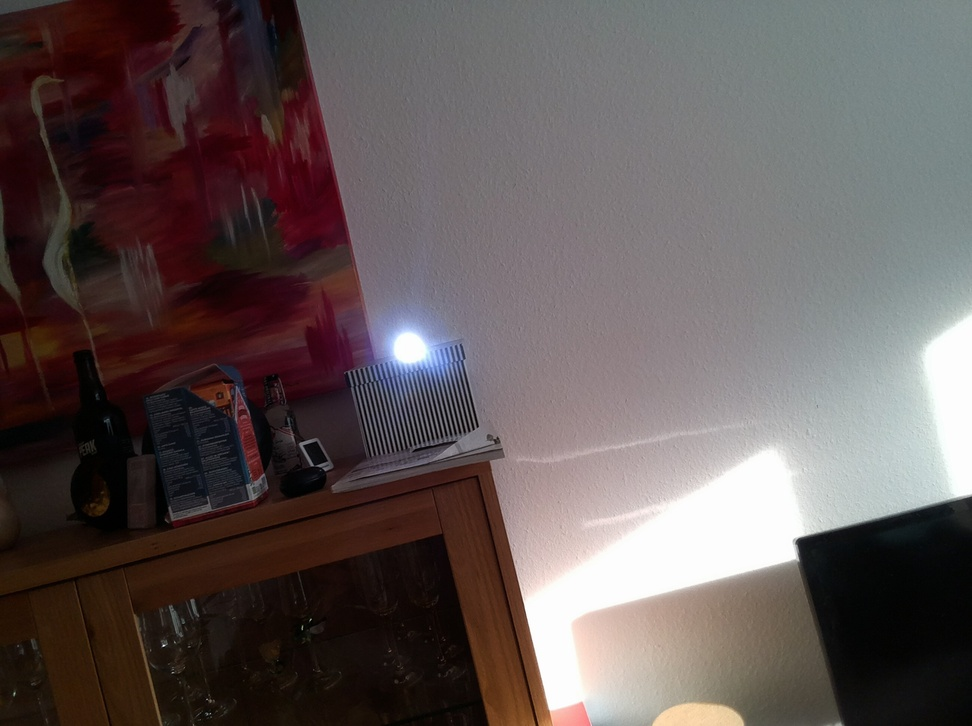
#> input picture testImages/TestImage.jpg, 972 x 726 px, shrunk from 2048 x 1530 before the run, found by its file name
$ python imageFilterTest.py   (older library calls are emulated)
#> lines starting #> are read from the running program, lines starting #| are printed output that depends on the picture; after the words box and inside, x2 and y2 are one past the last pixel; in counts of white or black regions, pixels touching at a corner belong together
import numpy as np
from PIL import Image
import matplotlib.pyplot as plt
import matplotlib.image as mpimg
import scipy.ndimage as ndimage
import scipy.misc as misc


#load image from file
image = Image.open('testImages\TestImage.jpg')
#> image is the input picture: PIL image 972x726 RGB; mean R, G, B 97.5, 86.9, 86.1

#convert image to numpy array
imageArray = np.asarray(image)

#convert image to grayscale
imageArrayGray = np.asarray(image.convert('L'))
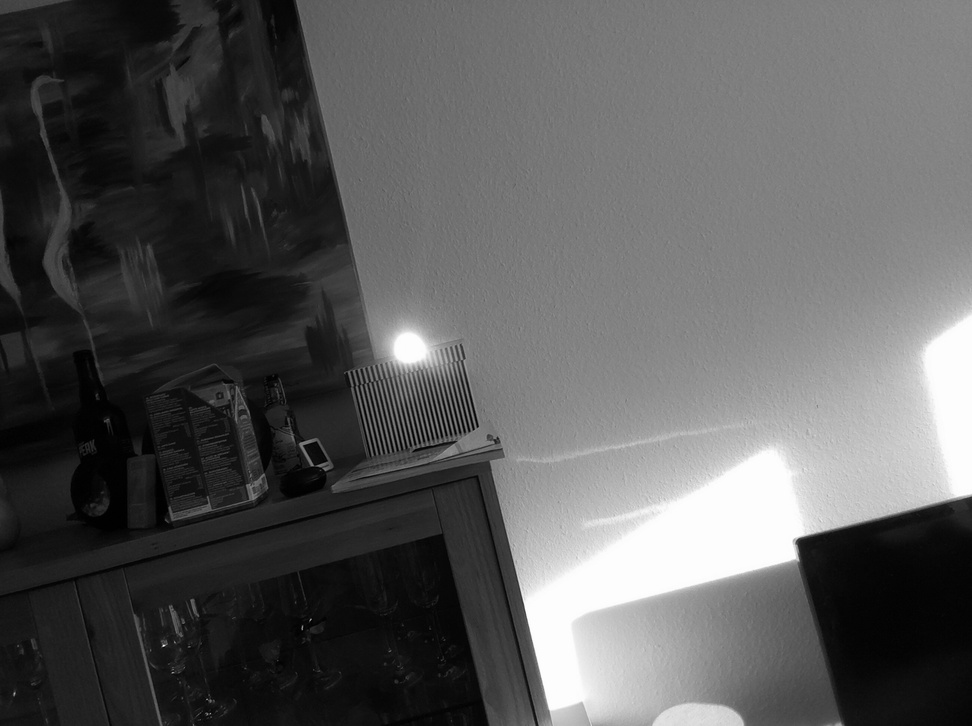
#> imageArrayGray: shape (726, 972); min 0, max 255, mean 90

#convert image to black and white
#imageBW = np.asarray(image.convert('1'))
imageBW = imageArrayGray / 250
imageBW = np.power(imageBW,2)
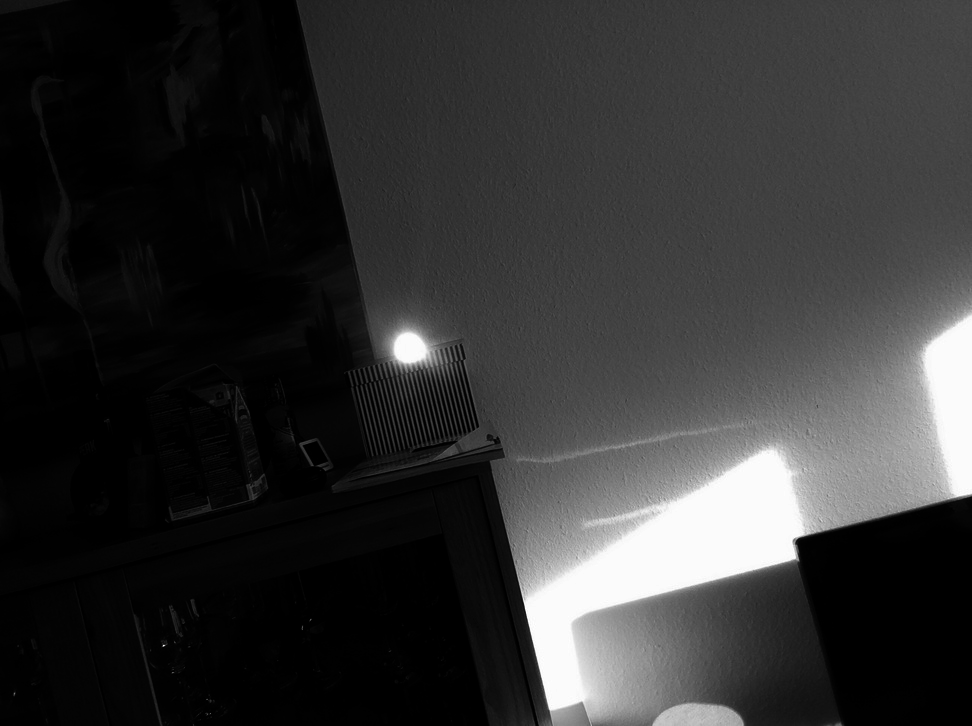
#> imageBW: shape (726, 972) float64; min 0, max 1.04, mean 0.205; drawn with min black and max white
imageBW = imageBW > 1
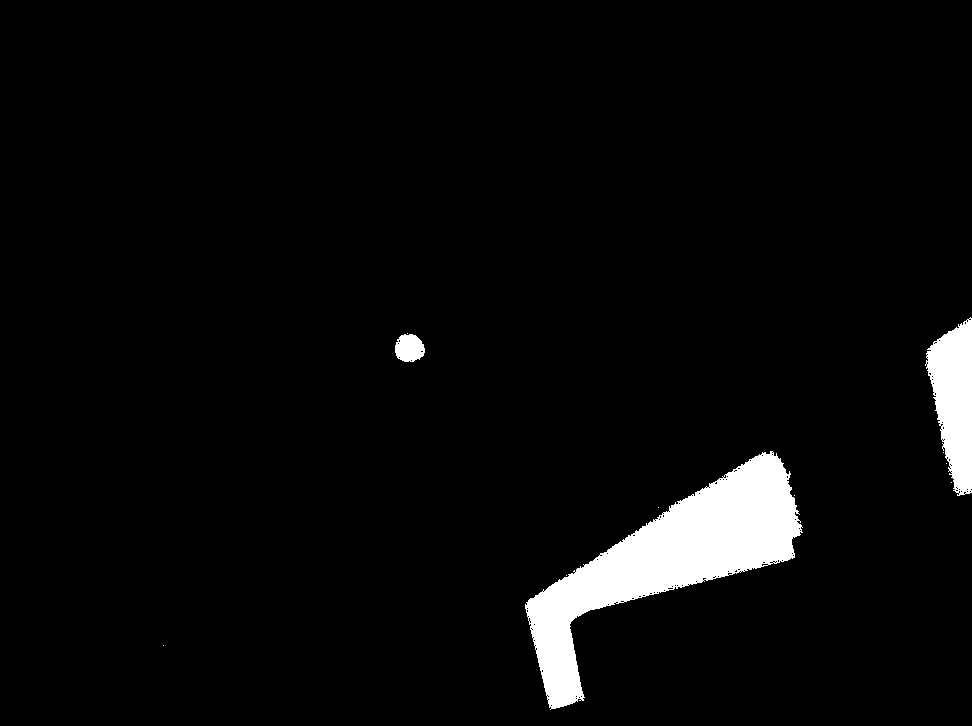
#> imageBW: shape (726, 972) bool; 4.1% white; 11 white regions (8 under 20 px), largest, box (x1, y1, x2, y2) and area: (525, 451, 803, 710) 23114, (925, 317, 972, 496) 5478, (395, 334, 425, 362) 654
imageBW = imageBW * 255


print(imageBW.min())
#| 0
print(imageBW.max())
#| 255

#> (the run stopped early here; a loop or call above may not have finished)

$ run again, with testImages/1683118246142.png saved as testImages/TestImage.jpg
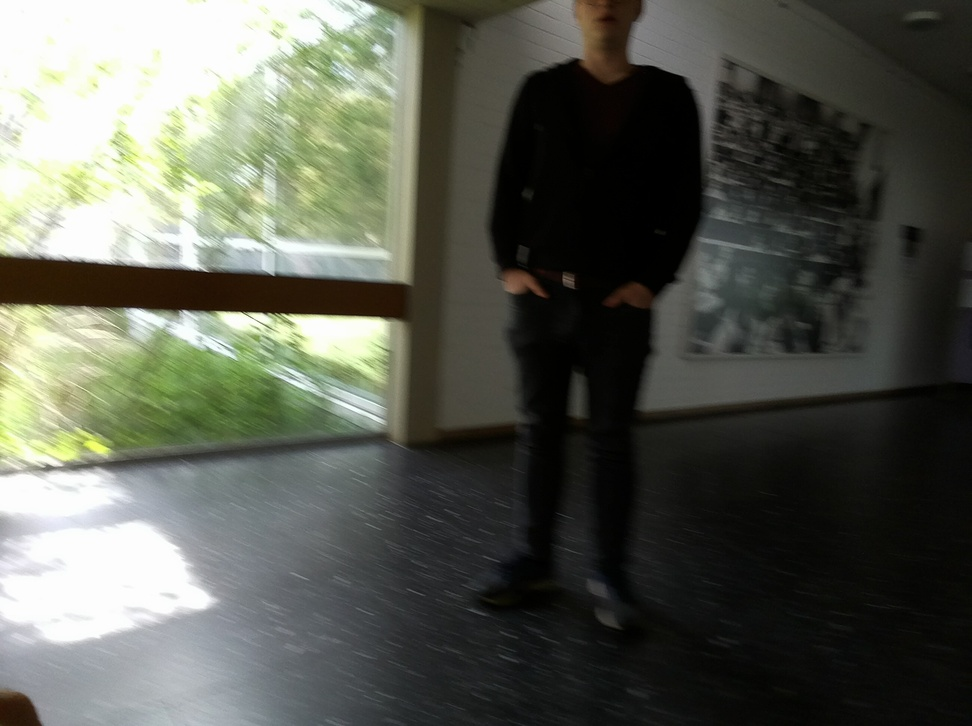
#> input picture testImages/1683118246142.png, 972 x 726 px, shrunk from 2592 x 1936 before the run, found by its file name
#> image is the input picture: PIL image 972x726 RGB; mean R, G, B 89.7, 92.3, 82.6
#> `imageBW = np.power(imageBW,2)`:
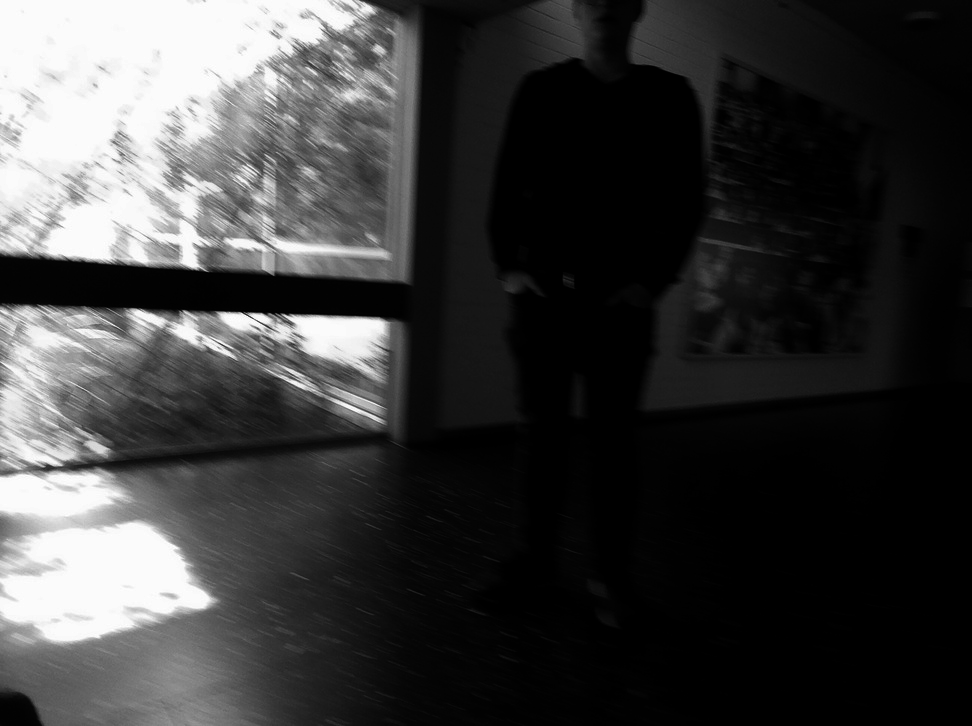
#> imageBW: shape (726, 972) float64; min 0, max 1.04, mean 0.245; drawn with min black and max white
#> `imageBW = imageBW > 1`:
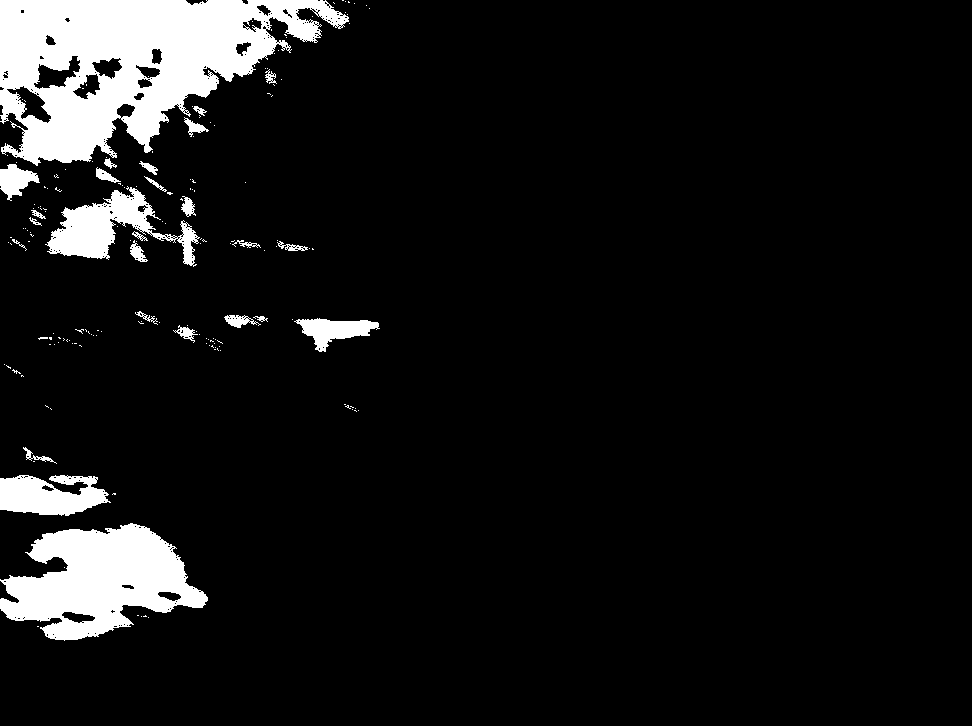
#> imageBW: shape (726, 972) bool; 8.3% white; 176 white regions (150 under 20 px), largest, box (x1, y1, x2, y2) and area: (0, 0, 349, 166) 31651, (0, 523, 208, 641) 14434, (45, 186, 200, 267) 4604
#| 0
#| 255

$ run again, with testImages/1683118256020.png saved as testImages/TestImage.jpg
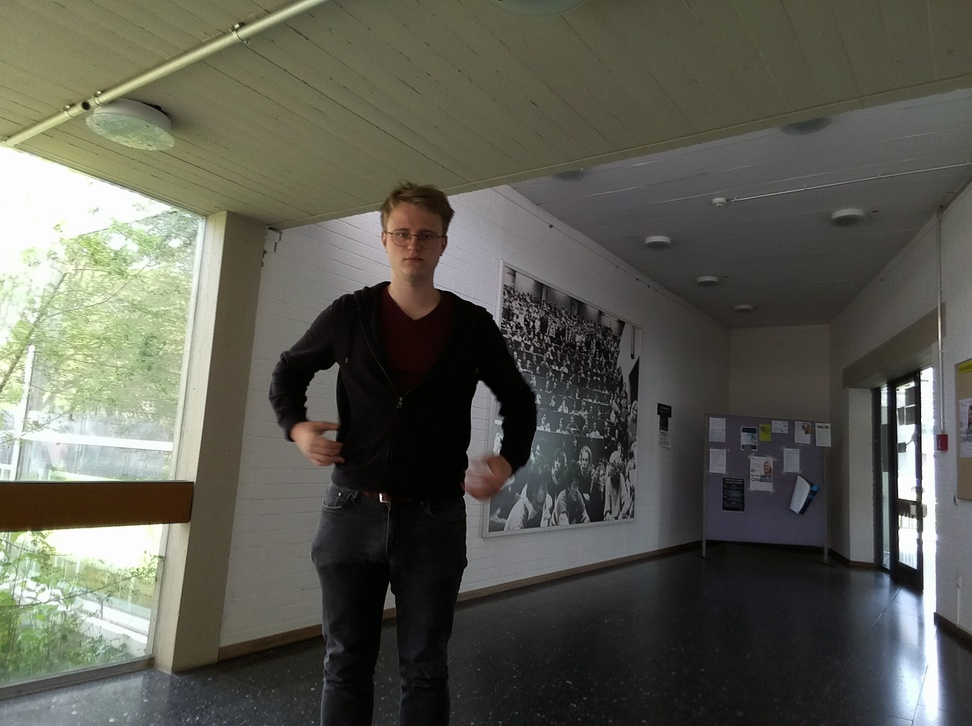
#> input picture testImages/1683118256020.png, 972 x 726 px, shrunk from 2592 x 1936 before the run, found by its file name
#> image is the input picture: PIL image 972x726 RGB; mean R, G, B 92.3, 92.4, 82.7
#> `imageBW = np.power(imageBW,2)`:
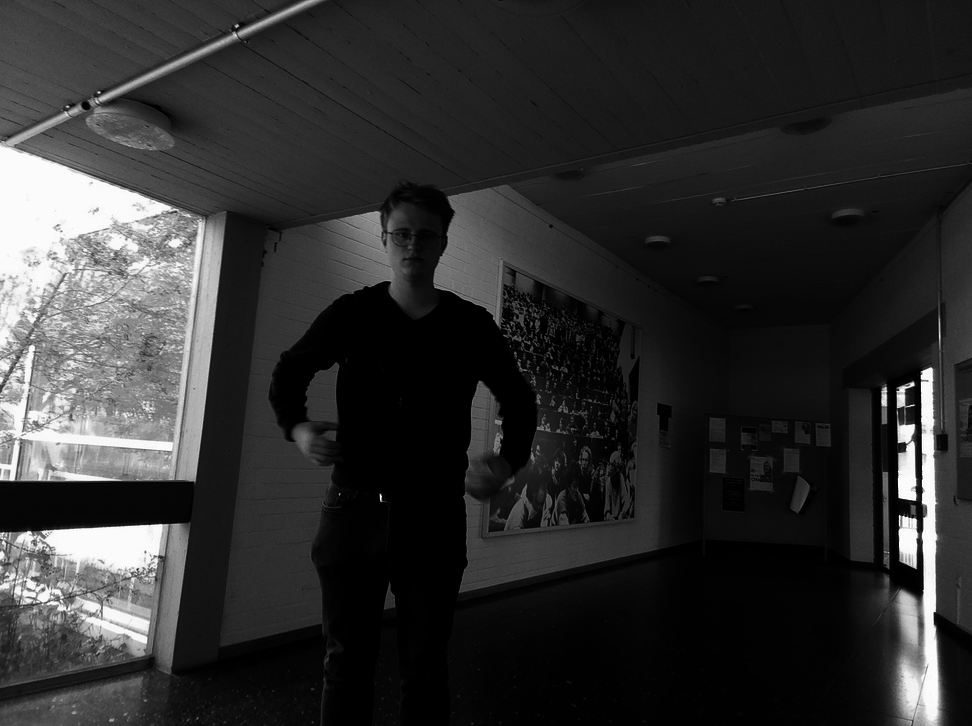
#> imageBW: shape (726, 972) float64; min 0, max 1.04, mean 0.194; drawn with min black and max white
#> `imageBW = imageBW > 1`:
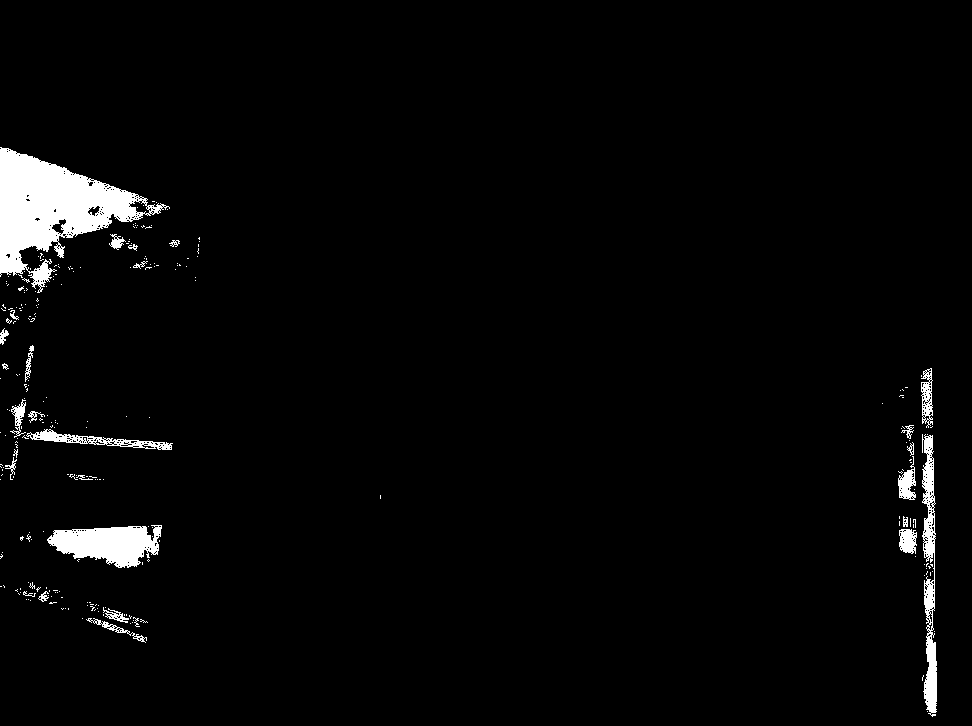
#> imageBW: shape (726, 972) bool; 2.8% white; 263 white regions (235 under 20 px), largest, box (x1, y1, x2, y2) and area: (0, 147, 170, 293) 10015, (47, 525, 162, 568) 3183, (922, 434, 937, 717) 2307
#| 0
#| 255

$ run again, with testImages/1683118260683.png saved as testImages/TestImage.jpg
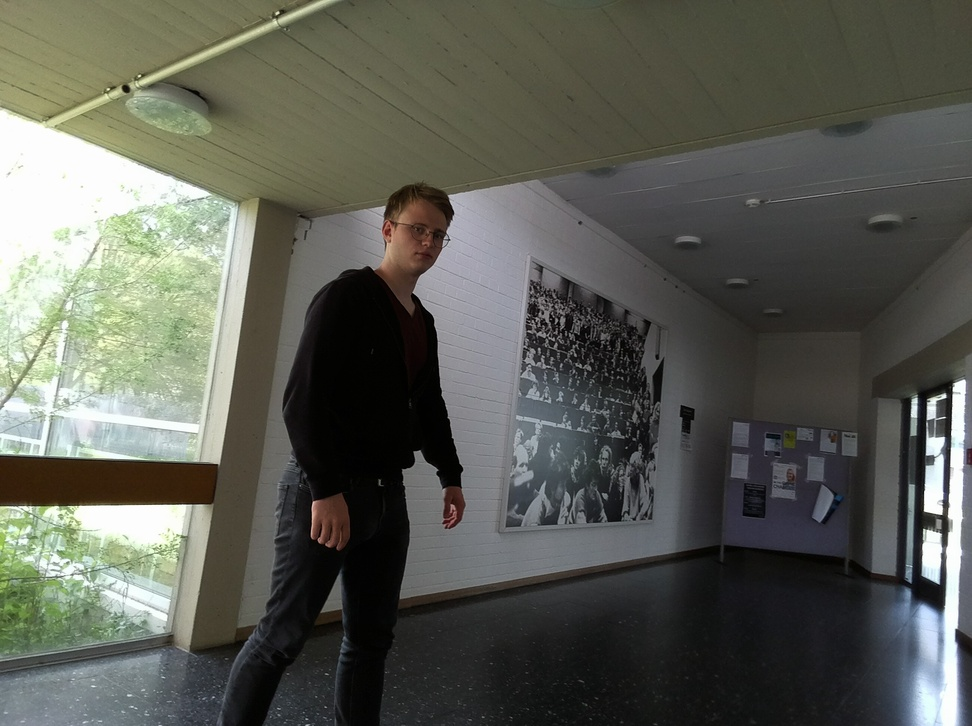
#> input picture testImages/1683118260683.png, 972 x 726 px, shrunk from 2592 x 1936 before the run, found by its file name
#> image is the input picture: PIL image 972x726 RGB; mean R, G, B 91.7, 93.5, 85.2
#> `imageBW = np.power(imageBW,2)`:
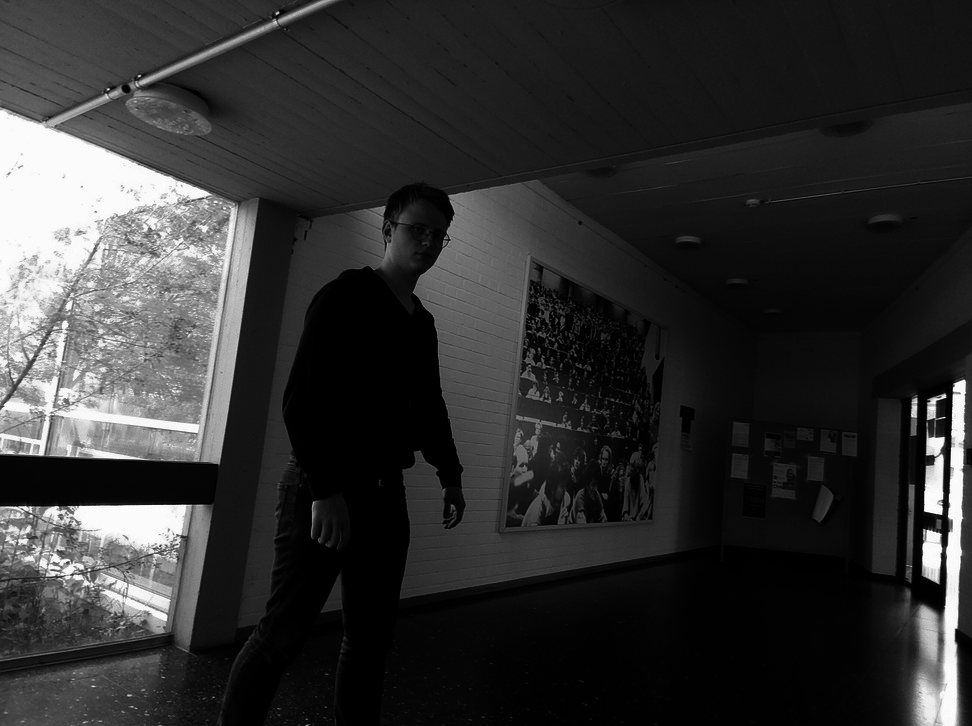
#> imageBW: shape (726, 972) float64; min 0, max 1.04, mean 0.201; drawn with min black and max white
#> `imageBW = imageBW > 1`:
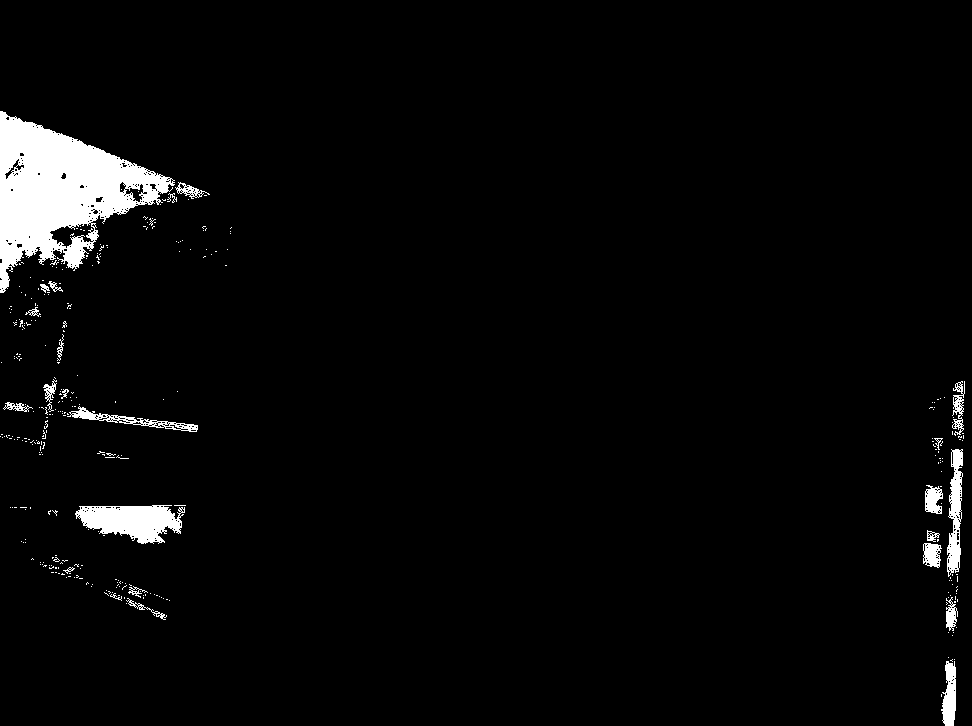
#> imageBW: shape (726, 972) bool; 3.3% white; 332 white regions (308 under 20 px), largest, box (x1, y1, x2, y2) and area: (0, 111, 175, 293) 14829, (75, 505, 185, 544) 2777, (947, 449, 963, 577) 1220
#| 0
#| 255
